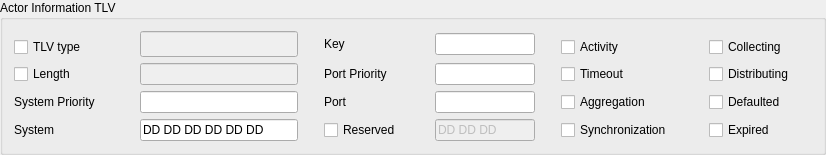
    <widget class="QGroupBox" name="groupBox_1">
     <property name="enabled">
      <bool>true</bool>
     </property>
     <property name="sizePolicy">
      <sizepolicy hsizetype="Preferred" vsizetype="Minimum">
       <horstretch>0</horstretch>
       <verstretch>0</verstretch>
      </sizepolicy>
     </property>
     <property name="title">
      <string>Actor Information TLV</string>
     </property>
     <property name="alignment">
      <set>Qt::AlignLeading|Qt::AlignLeft|Qt::AlignTop</set>
     </property>
     <layout class="QVBoxLayout" name="verticalLayout">
      <item>
       <layout class="QGridLayout" name="gridLayout_2" rowstretch="0,0,0,0,0" columnstretch="0,2,0,0,1,0,2" columnminimumwidth="120,150,15,105,100,15,251">
        <item row="2" column="0">
         <widget class="QCheckBox" name="ui_tlv_actor_length_check">
          <property name="sizePolicy">
           <sizepolicy hsizetype="Fixed" vsizetype="Fixed">
            <horstretch>0</horstretch>
            <verstretch>0</verstretch>
           </sizepolicy>
          </property>
          <property name="minimumSize">
           <size>
            <width>118</width>
            <height>0</height>
           </size>
          </property>
          <property name="maximumSize">
           <size>
            <width>118</width>
            <height>16777215</height>
           </size>
          </property>
          <property name="text">
           <string>Length</string>
          </property>
         </widget>
        </item>
        <item row="0" column="2" rowspan="2">
         <spacer name="horizontalSpacer_5">
          <property name="orientation">
           <enum>Qt::Horizontal</enum>
          </property>
          <property name="sizeType">
           <enum>QSizePolicy::Expanding</enum>
          </property>
          <property name="sizeHint" stdset="0">
           <size>
            <width>20</width>
            <height>20</height>
           </size>
          </property>
         </spacer>
        </item>
        <item row="0" column="1" rowspan="2">
         <widget class="QLineEdit" name="ui_tlv_actor">
          <property name="enabled">
           <bool>false</bool>
          </property>
          <property name="sizePolicy">
           <sizepolicy hsizetype="Expanding" vsizetype="Preferred">
            <horstretch>2</horstretch>
            <verstretch>0</verstretch>
           </sizepolicy>
          </property>
          <property name="minimumSize">
           <size>
            <width>150</width>
            <height>0</height>
           </size>
          </property>
          <property name="maximumSize">
           <size>
            <width>16777215</width>
            <height>16777215</height>
           </size>
          </property>
          <property name="inputMask">
           <string/>
          </property>
          <property name="maxLength">
           <number>3</number>
          </property>
         </widget>
        </item>
        <item row="0" column="3" rowspan="2">
         <widget class="QLabel" name="label_3">
          <property name="sizePolicy">
           <sizepolicy hsizetype="Fixed" vsizetype="Preferred">
            <horstretch>0</horstretch>
            <verstretch>0</verstretch>
           </sizepolicy>
          </property>
          <property name="minimumSize">
           <size>
            <width>105</width>
            <height>0</height>
           </size>
          </property>
          <property name="maximumSize">
           <size>
            <width>16777215</width>
            <height>16777215</height>
           </size>
          </property>
          <property name="text">
           <string>Key</string>
          </property>
          <property name="margin">
           <number>5</number>
          </property>
         </widget>
        </item>
        <item row="2" column="3">
         <widget class="QLabel" name="label_4">
          <property name="sizePolicy">
           <sizepolicy hsizetype="Fixed" vsizetype="Preferred">
            <horstretch>0</horstretch>
            <verstretch>0</verstretch>
           </sizepolicy>
          </property>
          <property name="minimumSize">
           <size>
            <width>105</width>
            <height>0</height>
           </size>
          </property>
          <property name="maximumSize">
           <size>
            <width>16777215</width>
            <height>16777215</height>
           </size>
          </property>
          <property name="text">
           <string>Port Priority</string>
          </property>
          <property name="margin">
           <number>5</number>
          </property>
         </widget>
        </item>
        <item row="3" column="1">
         <widget class="QLineEdit" name="ui_actor_system_priority">
          <property name="sizePolicy">
           <sizepolicy hsizetype="Expanding" vsizetype="Preferred">
            <horstretch>2</horstretch>
            <verstretch>0</verstretch>
           </sizepolicy>
          </property>
          <property name="minimumSize">
           <size>
            <width>150</width>
            <height>0</height>
           </size>
          </property>
          <property name="maximumSize">
           <size>
            <width>16777215</width>
            <height>16777215</height>
           </size>
          </property>
          <property name="inputMask">
           <string/>
          </property>
          <property name="text">
           <string/>
          </property>
          <property name="maxLength">
           <number>5</number>
          </property>
         </widget>
        </item>
        <item row="1" column="0">
         <widget class="QCheckBox" name="ui_tlv_actor_check">
          <property name="sizePolicy">
           <sizepolicy hsizetype="Fixed" vsizetype="Fixed">
            <horstretch>0</horstretch>
            <verstretch>0</verstretch>
           </sizepolicy>
          </property>
          <property name="minimumSize">
           <size>
            <width>118</width>
            <height>0</height>
           </size>
          </property>
          <property name="maximumSize">
           <size>
            <width>118</width>
            <height>16777215</height>
           </size>
          </property>
          <property name="text">
           <string>TLV type</string>
          </property>
         </widget>
        </item>
        <item row="0" column="4" rowspan="2">
         <widget class="QLineEdit" name="ui_actor_key">
          <property name="sizePolicy">
           <sizepolicy hsizetype="Expanding" vsizetype="Fixed">
            <horstretch>1</horstretch>
            <verstretch>0</verstretch>
           </sizepolicy>
          </property>
          <property name="minimumSize">
           <size>
            <width>100</width>
            <height>0</height>
           </size>
          </property>
          <property name="maximumSize">
           <size>
            <width>16777215</width>
            <height>16777215</height>
           </size>
          </property>
          <property name="inputMask">
           <string/>
          </property>
          <property name="maxLength">
           <number>5</number>
          </property>
         </widget>
        </item>
        <item row="3" column="4">
         <widget class="QLineEdit" name="ui_actor_port">
          <property name="sizePolicy">
           <sizepolicy hsizetype="Expanding" vsizetype="Fixed">
            <horstretch>1</horstretch>
            <verstretch>0</verstretch>
           </sizepolicy>
          </property>
          <property name="minimumSize">
           <size>
            <width>100</width>
            <height>0</height>
           </size>
          </property>
          <property name="maximumSize">
           <size>
            <width>16777215</width>
            <height>16777215</height>
           </size>
          </property>
          <property name="maxLength">
           <number>5</number>
          </property>
         </widget>
        </item>
        <item row="2" column="4">
         <widget class="QLineEdit" name="ui_actor_port_priority">
          <property name="sizePolicy">
           <sizepolicy hsizetype="Expanding" vsizetype="Fixed">
            <horstretch>1</horstretch>
            <verstretch>0</verstretch>
           </sizepolicy>
          </property>
          <property name="minimumSize">
           <size>
            <width>100</width>
            <height>0</height>
           </size>
          </property>
          <property name="maximumSize">
           <size>
            <width>16777215</width>
            <height>16777215</height>
           </size>
          </property>
          <property name="inputMask">
           <string/>
          </property>
          <property name="maxLength">
           <number>5</number>
          </property>
         </widget>
        </item>
        <item row="2" column="1">
         <widget class="QLineEdit" name="ui_actor_length">
          <property name="enabled">
           <bool>false</bool>
          </property>
          <property name="sizePolicy">
           <sizepolicy hsizetype="Expanding" vsizetype="Preferred">
            <horstretch>2</horstretch>
            <verstretch>0</verstretch>
           </sizepolicy>
          </property>
          <property name="minimumSize">
           <size>
            <width>150</width>
            <height>0</height>
           </size>
          </property>
          <property name="maximumSize">
           <size>
            <width>16777215</width>
            <height>16777215</height>
           </size>
          </property>
          <property name="maxLength">
           <number>3</number>
          </property>
         </widget>
        </item>
        <item row="1" column="6">
         <layout class="QGridLayout" name="gridLayout_6">
          <item row="0" column="0">
           <widget class="QCheckBox" name="ui_actor_activity_check">
            <property name="sizePolicy">
             <sizepolicy hsizetype="Fixed" vsizetype="Fixed">
              <horstretch>1</horstretch>
              <verstretch>0</verstretch>
             </sizepolicy>
            </property>
            <property name="minimumSize">
             <size>
              <width>142</width>
              <height>0</height>
             </size>
            </property>
            <property name="maximumSize">
             <size>
              <width>16777215</width>
              <height>16777215</height>
             </size>
            </property>
            <property name="text">
             <string>Activity</string>
            </property>
           </widget>
          </item>
          <item row="0" column="1">
           <widget class="QCheckBox" name="ui_actor_collecting_check">
            <property name="sizePolicy">
             <sizepolicy hsizetype="Minimum" vsizetype="Fixed">
              <horstretch>1</horstretch>
              <verstretch>0</verstretch>
             </sizepolicy>
            </property>
            <property name="text">
             <string>Collecting</string>
            </property>
           </widget>
          </item>
         </layout>
        </item>
        <item row="4" column="1">
         <widget class="QLineEdit" name="ui_actor_system">
          <property name="sizePolicy">
           <sizepolicy hsizetype="Expanding" vsizetype="Preferred">
            <horstretch>2</horstretch>
            <verstretch>0</verstretch>
           </sizepolicy>
          </property>
          <property name="minimumSize">
           <size>
            <width>150</width>
            <height>0</height>
           </size>
          </property>
          <property name="maximumSize">
           <size>
            <width>16777215</width>
            <height>16777215</height>
           </size>
          </property>
          <property name="inputMask">
           <string>&gt;HH HH HH HH HH HH</string>
          </property>
          <property name="text">
           <string>DD DD DD DD DD DD</string>
          </property>
          <property name="maxLength">
           <number>17</number>
          </property>
         </widget>
        </item>
        <item row="4" column="3">
         <widget class="QCheckBox" name="ui_tlv_actor_reserved_check">
          <property name="sizePolicy">
           <sizepolicy hsizetype="Fixed" vsizetype="Preferred">
            <horstretch>0</horstretch>
            <verstretch>0</verstretch>
           </sizepolicy>
          </property>
          <property name="minimumSize">
           <size>
            <width>105</width>
            <height>0</height>
           </size>
          </property>
          <property name="text">
           <string>Reserved</string>
          </property>
         </widget>
        </item>
        <item row="2" column="6">
         <layout class="QGridLayout" name="gridLayout_5">
          <item row="0" column="0">
           <widget class="QCheckBox" name="ui_actor_timeout_check">
            <property name="sizePolicy">
             <sizepolicy hsizetype="Fixed" vsizetype="Fixed">
              <horstretch>1</horstretch>
              <verstretch>0</verstretch>
             </sizepolicy>
            </property>
            <property name="minimumSize">
             <size>
              <width>142</width>
              <height>0</height>
             </size>
            </property>
            <property name="maximumSize">
             <size>
              <width>16777215</width>
              <height>16777215</height>
             </size>
            </property>
            <property name="text">
             <string>Timeout</string>
            </property>
           </widget>
          </item>
          <item row="0" column="1">
           <widget class="QCheckBox" name="ui_actor_distributing_check">
            <property name="sizePolicy">
             <sizepolicy hsizetype="Minimum" vsizetype="Fixed">
              <horstretch>1</horstretch>
              <verstretch>0</verstretch>
             </sizepolicy>
            </property>
            <property name="text">
             <string>Distributing</string>
            </property>
           </widget>
          </item>
         </layout>
        </item>
        <item row="3" column="0">
         <widget class="QLabel" name="label_2">
          <property name="sizePolicy">
           <sizepolicy hsizetype="Fixed" vsizetype="Fixed">
            <horstretch>0</horstretch>
            <verstretch>0</verstretch>
           </sizepolicy>
          </property>
          <property name="minimumSize">
           <size>
            <width>118</width>
            <height>0</height>
           </size>
          </property>
          <property name="maximumSize">
           <size>
            <width>118</width>
            <height>16777215</height>
           </size>
          </property>
          <property name="text">
           <string>System Priority</string>
          </property>
          <property name="margin">
           <number>0</number>
          </property>
         </widget>
        </item>
        <item row="3" column="3">
         <widget class="QLabel" name="label_5">
          <property name="sizePolicy">
           <sizepolicy hsizetype="Fixed" vsizetype="Preferred">
            <horstretch>0</horstretch>
            <verstretch>0</verstretch>
           </sizepolicy>
          </property>
          <property name="minimumSize">
           <size>
            <width>105</width>
            <height>0</height>
           </size>
          </property>
          <property name="maximumSize">
           <size>
            <width>16777215</width>
            <height>16777215</height>
           </size>
          </property>
          <property name="text">
           <string>Port</string>
          </property>
          <property name="margin">
           <number>5</number>
          </property>
          <property name="indent">
           <number>-1</number>
          </property>
         </widget>
        </item>
        <item row="3" column="6">
         <layout class="QGridLayout" name="gridLayout_4">
          <item row="0" column="0">
           <widget class="QCheckBox" name="ui_actor_aggregation_check">
            <property name="sizePolicy">
             <sizepolicy hsizetype="Fixed" vsizetype="Fixed">
              <horstretch>1</horstretch>
              <verstretch>0</verstretch>
             </sizepolicy>
            </property>
            <property name="minimumSize">
             <size>
              <width>142</width>
              <height>0</height>
             </size>
            </property>
            <property name="maximumSize">
             <size>
              <width>16777215</width>
              <height>16777215</height>
             </size>
            </property>
            <property name="text">
             <string>Aggregation</string>
            </property>
           </widget>
          </item>
          <item row="0" column="1">
           <widget class="QCheckBox" name="ui_actor_default_check">
            <property name="sizePolicy">
             <sizepolicy hsizetype="Minimum" vsizetype="Fixed">
              <horstretch>1</horstretch>
              <verstretch>0</verstretch>
             </sizepolicy>
            </property>
            <property name="text">
             <string>Defaulted</string>
            </property>
           </widget>
          </item>
         </layout>
        </item>
        <item row="4" column="0">
         <widget class="QLabel" name="label">
          <property name="sizePolicy">
           <sizepolicy hsizetype="Fixed" vsizetype="Fixed">
            <horstretch>0</horstretch>
            <verstretch>0</verstretch>
           </sizepolicy>
          </property>
          <property name="minimumSize">
           <size>
            <width>118</width>
            <height>0</height>
           </size>
          </property>
          <property name="maximumSize">
           <size>
            <width>118</width>
            <height>16777215</height>
           </size>
          </property>
          <property name="text">
           <string>System</string>
          </property>
          <property name="margin">
           <number>0</number>
          </property>
         </widget>
        </item>
        <item row="4" column="4">
         <widget class="QLineEdit" name="ui_actor_reserved">
          <property name="enabled">
           <bool>false</bool>
          </property>
          <property name="sizePolicy">
           <sizepolicy hsizetype="Expanding" vsizetype="Fixed">
            <horstretch>1</horstretch>
            <verstretch>0</verstretch>
           </sizepolicy>
          </property>
          <property name="minimumSize">
           <size>
            <width>100</width>
            <height>0</height>
           </size>
          </property>
          <property name="maximumSize">
           <size>
            <width>16777215</width>
            <height>16777215</height>
           </size>
          </property>
          <property name="inputMask">
           <string>&gt;HH HH HH</string>
          </property>
          <property name="text">
           <string>DD DD DD</string>
          </property>
         </widget>
        </item>
        <item row="4" column="6">
         <layout class="QGridLayout" name="gridLayout_7">
          <item row="0" column="0">
           <widget class="QCheckBox" name="ui_actor_synchro_check">
            <property name="sizePolicy">
             <sizepolicy hsizetype="Fixed" vsizetype="Fixed">
              <horstretch>1</horstretch>
              <verstretch>0</verstretch>
             </sizepolicy>
            </property>
            <property name="minimumSize">
             <size>
              <width>142</width>
              <height>0</height>
             </size>
            </property>
            <property name="maximumSize">
             <size>
              <width>16777215</width>
              <height>16777215</height>
             </size>
            </property>
            <property name="text">
             <string>Synchronization</string>
            </property>
           </widget>
          </item>
          <item row="0" column="1">
           <widget class="QCheckBox" name="ui_actor_expiried_check">
            <property name="sizePolicy">
             <sizepolicy hsizetype="Minimum" vsizetype="Fixed">
              <horstretch>1</horstretch>
              <verstretch>0</verstretch>
             </sizepolicy>
            </property>
            <property name="text">
             <string>Expired</string>
            </property>
           </widget>
          </item>
         </layout>
        </item>
        <item row="1" column="5">
         <spacer name="horizontalSpacer_2">
          <property name="orientation">
           <enum>Qt::Horizontal</enum>
          </property>
          <property name="sizeType">
           <enum>QSizePolicy::Expanding</enum>
          </property>
          <property name="sizeHint" stdset="0">
           <size>
            <width>20</width>
            <height>20</height>
           </size>
          </property>
         </spacer>
        </item>
       </layout>
      </item>
     </layout>
    </widget>
